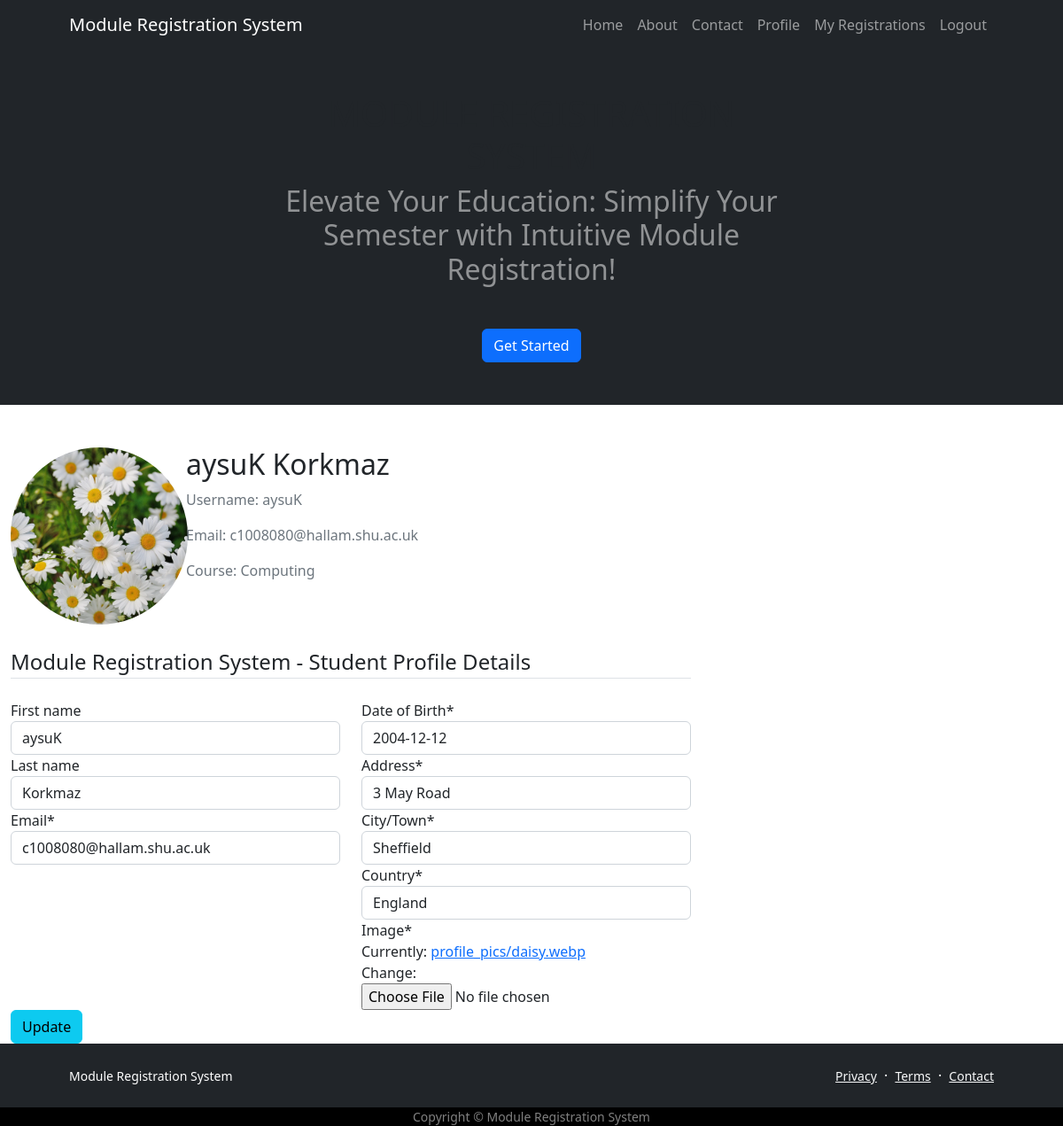
The app's page /profile (signed in) with its own data.
### users/models.py (models this page shows)
class Profile(models.Model):
    user = models.OneToOneField(User, null = True, on_delete =models.CASCADE)
    date = models.DateField(default=timezone.now)
    image = models.ImageField(default = 'default.png', upload_to ='profile_pics')
    address = models.CharField(max_length=50, blank = True)
    city_town = models.CharField(max_length=255, blank=True)
    country = models.CharField(max_length=255, blank=True)
    def __str__(self):
        return f'{self.user.first_name} {self.user.last_name}'

### users/views.py (the view)
# urls.py: path('profile', user_views.profile, name = 'profile'),
@login_required
def profile(request):
    if request.method == 'POST':
        u_form = UserUpdateForm(request.POST, instance = request.user)
        p_form = ProfileUpdateForm(request.POST, request.FILES, instance = request.user.profile)
        if u_form.is_valid and p_form.is_valid:
            u_form.save()
            p_form.save()
            messages.success(request, 'Your account has been successfully updated')
            return redirect('profile')
    else:
        u_form = UserUpdateForm(instance = request.user)
        p_form = ProfileUpdateForm(instance = request.user.profile)
    context = {'u_form': u_form, 'p_form': p_form, 'title': 'Student Profile'}
    return render(request, 'users/profile.html', context)

### users/forms.py
class UserUpdateForm(forms.ModelForm):
    email = forms.EmailField()
    class Meta:
        model = User
        fields = ['first_name', 'last_name', 'email', ]

class ProfileUpdateForm(forms.ModelForm):
    date = forms.DateField(label = 'Date of Birth', widget=forms.DateInput(attrs={'placeholder': 'YYYY-MM-DD'}))
    address = forms.CharField(label = 'Address')
    city_town = forms.CharField(label = 'City/Town')
    country = forms.CharField(label = 'Country')
    class Meta:
          model = Profile
          fields = ['date', 'address', 'city_town', 'country', 'image']

### users/templates/users/profile.html (shortened to what this page needs)
{% extends "itreporting/base.html" %}
{% load crispy_forms_tags %}
{% block content %}
<div class="container mt-5">
    <div class="row">
        <div class="col-md-3">
            <img class="rounded-circle account-img" src="{{user.profile.image.url}}" height="200" width="200" alt="Profile Image">
        </div>
        <div class="col-md-9">
            <div class="media">
                <div class="media-body">
                    <h2 class="account-heading">{{ user.profile }}</h2>
                    <p class="text-secondary">Username: {{ user.username }}</p>
                    <p class="text-secondary">Email: {{ user.email }}</p>
                    <p class="text-secondary">Course: {{ user.groups.first }}</p>
                </div>
            </div>
        </div>
    </div>
    <form method="POST" enctype="multipart/form-data" class="mt-4">
        <fieldset class="form-group">
            <legend class="border-bottom mb-4">
                Module Registration System - Student Profile Details
            </legend>
            <div class="row">
                <div class="col-md-6">
                    {{ u_form | crispy }}
                </div>
                <div class="col-md-6">
                    {{ p_form | crispy }}
                </div>
            </div>
        </fieldset>
        <div class="form-group">
            <button class="btn btn-info" type="submit">Update</button>
        </div>
    </form>
</div>
{% endblock content %}

### records on screen
Profile: date "2004-12-12", address "3 May Road", city_town "Sheffield", country "England"

### other values on screen
{{ user.profile }} "aysuK Korkmaz"
{{ user.username }} "aysuK"
{{ user.email }} "c1008080@hallam.shu.ac.uk"
{{ user.groups.first }} "Computing"
